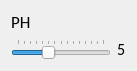
     <widget class="QWidget" name="layoutWidget">
      <property name="geometry">
       <rect>
        <x>200</x>
        <y>270</y>
        <width>124</width>
        <height>58</height>
       </rect>
      </property>
      <layout class="QFormLayout" name="formLayout">
       <item row="0" column="0">
        <widget class="QLabel" name="labelPH">
         <property name="font">
          <font>
           <family>Calibri</family>
           <pointsize>13</pointsize>
          </font>
         </property>
         <property name="text">
          <string>PH</string>
         </property>
        </widget>
       </item>
       <item row="1" column="0">
        <layout class="QFormLayout" name="formLayout_16">
         <item row="0" column="0">
          <widget class="QSlider" name="sliderPH">
           <property name="minimumSize">
            <size>
             <width>100</width>
             <height>0</height>
            </size>
           </property>
           <property name="maximum">
            <number>14</number>
           </property>
           <property name="pageStep">
            <number>1</number>
           </property>
           <property name="value">
            <number>5</number>
           </property>
           <property name="orientation">
            <enum>Qt::Horizontal</enum>
           </property>
           <property name="tickPosition">
            <enum>QSlider::TicksAbove</enum>
           </property>
          </widget>
         </item>
         <item row="0" column="1">
          <widget class="QLabel" name="labelPH_2">
           <property name="font">
            <font>
             <family>Calibri</family>
             <pointsize>12</pointsize>
            </font>
           </property>
           <property name="text">
            <string>5</string>
           </property>
          </widget>
         </item>
        </layout>
       </item>
      </layout>
     </widget>
